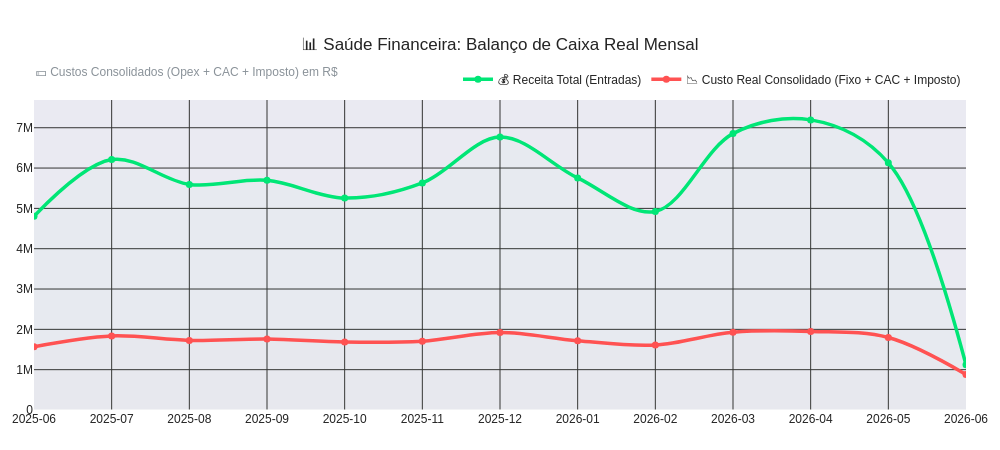

Notebook source saved alongside this figure:
### Code cell
# 1. ENGENHARIA DE DADOS — PROCESSANDO A RECEITA E OS CUSTOS DINÂMICOS (Vendas)
df_v = df_analise.copy()
df_v['data_venda'] = pd.to_datetime(df_v['data_venda'])
df_v['Mes'] = df_v['data_venda'].dt.strftime('%Y-%m')

# Agrupamos por mês somando o faturamento, o CAC real gasto e o imposto pago
df_vendas_mes = df_v.groupby('Mes').agg({
    'valor_pago': 'sum',
    'custo_cac': 'sum',        # 🔥 Marketing dinâmico puxado da tabela de vendas
    'imposto_venda': 'sum'     # 🔥 Impostos dinâmicos puxados da tabela de vendas
}).reset_index()

df_vendas_mes.rename(columns={'valor_pago': 'Receita'}, inplace=True)

# 2. ENGENHARIA DE DADOS — PROCESSANDO O OPEX E CUSTOS ESTRUTURAIS FIXOS
df_c = df_bruto_custos.copy()
df_c['Mes'] = df_c['mes_referencia'].str.replace('/', '-') 
df_custos_fixos_mes = df_c.groupby('Mes')['valor_custo'].sum().reset_index(name='Custo_Opex_Fixo')

# 3. UNIÃO DE ENGENHARIA: Unificando o Fixo Corporativo com as Flutuações de Vendas
df_financeiro = pd.merge(df_vendas_mes, df_custos_fixos_mes, on='Mes', how='inner')

# ✨ FÓRMULA CORPORATIVA REAL: Custo Total = Base Fixa + Verba de Marketing (CAC) + Impostos das Notas
df_financeiro['Custos_Totais'] = (
    df_financeiro['Custo_Opex_Fixo'] + 
    df_financeiro['custo_cac'] + 
    df_financeiro['imposto_venda']
)

# Ordenação cronológica de segurança
df_financeiro = df_financeiro.sort_values('Mes')

# =========================================================================
# 4. CONSTRUÇÃO DO GRÁFICO DE LINHAS MÚLTIPLAS (PLOTLY)
# =========================================================================
fig_comparativo = go.Figure()

# Linha de Receita (Verde Neon)
fig_comparativo.add_trace(go.Scatter(
    x=df_financeiro['Mes'], y=df_financeiro['Receita'],
    name='💰 Receita Total (Entradas)', mode='lines+markers',
    line=dict(color='#00E676', width=3.5, shape='spline'),
    marker=dict(size=7, color='#00E676'),
    fill='tozeroy', fillcolor='rgba(0, 230, 118, 0.01)'
))

# Linha de Custos Reais (Vermelho Neon — Agora oscilando perfeitamente!)
fig_comparativo.add_trace(go.Scatter(
    x=df_financeiro['Mes'], y=df_financeiro['Custos_Totais'],
    name='📉 Custo Real Consolidado (Fixo + CAC + Imposto)', mode='lines+markers',
    line=dict(color='#FF5252', width=3.5, shape='spline'),
    marker=dict(size=7, color='#FF5252'),
    fill='tozeroy', fillcolor='rgba(255, 82, 82, 0.01)'
))

# =========================================================================
# 5. DESIGN DO LAYOUT DARK PREMIUM
# =========================================================================
fig_comparativo.update_layout(
    title=dict(text='📊 Saúde Financeira: Balanço de Caixa Real Mensal', pad=dict(b=20)),
    template='seaborn',
    width=1000,                  
    height=450,                  
    hovermode='x unified',       
    font=dict(family='sans-serif', size=12),
    legend=dict(orientation="h", yanchor="bottom", y=1.02, xanchor="right", x=1),
    margin=dict(l=15, r=15, t=100, b=40), 
    xaxis=dict(type='category', title=None),
    yaxis=dict(title=None),      
    annotations=[
        dict(
            text="💵 Custos Consolidados (Opex + CAC + Imposto) em R$",
            xref="paper", yref="paper",
            x=0.0, y=1.12,
            showarrow=False,
            font=dict(family="sans-serif", size=12, color="#8A9299"),
            align="left"
        )
    ]
)

fig_comparativo.update_xaxes(showgrid=True, gridwidth=1, gridcolor='#333')
fig_comparativo.update_yaxes(showgrid=True, gridwidth=1, gridcolor='#333')

fig_comparativo.show()

### Figure 1 — Plotly figure (JSON) as saved in the notebook; plotly's stock layout.template omitted (floating-point values rounded to 4 significant figures)
{"data": [{"fill": "tozeroy", "fillcolor": "rgba(0, 230, 118, 0.01)", "line": {"color": "#00E676", "shape": "spline", "width": 3.5}, "marker": {"color": "#00E676", "size": 7}, "mode": "lines+markers", "name": "💰 Receita Total (Entradas)", "type": "scatter", "x": ["2025-06", "2025-07", "2025-08", "2025-09", "2025-10", "2025-11", "2025-12", "2026-01", "2026-02", "2026-03", "2026-04", "2026-05", "2026-06"], "y": [4805000.0, 6210000.0, 5595000.0, 5695000.0, 5255000.0, 5630000.0, 6770000.0, 5755000.0, 4925000.0, 6855000.0, 7195000.0, 6130000.0, 1120000.0]}, {"fill": "tozeroy", "fillcolor": "rgba(255, 82, 82, 0.01)", "line": {"color": "#FF5252", "shape": "spline", "width": 3.5}, "marker": {"color": "#FF5252", "size": 7}, "mode": "lines+markers", "name": "📉 Custo Real Consolidado (Fixo + CAC + Imposto)", "type": "scatter", "x": ["2025-06", "2025-07", "2025-08", "2025-09", "2025-10", "2025-11", "2025-12", "2026-01", "2026-02", "2026-03", "2026-04", "2026-05", "2026-06"], "y": [1570000.0, 1837000.0, 1726000.0, 1760000.0, 1684000.0, 1706000.0, 1920000.0, 1718000.0, 1614000.0, 1928000.0, 1948000.0, 1797000.0, 880100.0]}], "layout": {"annotations": [{"align": "left", "font": {"color": "#8A9299", "family": "sans-serif", "size": 12}, "showarrow": false, "text": "💵 Custos Consolidados (Opex + CAC + Imposto) em R$", "x": 0, "xref": "paper", "y": 1.12, "yref": "paper"}], "font": {"family": "sans-serif", "size": 12}, "height": 450, "hovermode": "x unified", "legend": {"orientation": "h", "x": 1, "xanchor": "right", "y": 1.02, "yanchor": "bottom"}, "margin": {"b": 40, "l": 15, "r": 15, "t": 100}, "title": {"pad": {"b": 20}, "text": "📊 Saúde Financeira: Balanço de Caixa Real Mensal"}, "width": 1000, "xaxis": {"gridcolor": "#333", "gridwidth": 1, "showgrid": true, "title": {}, "type": "category"}, "yaxis": {"gridcolor": "#333", "gridwidth": 1, "showgrid": true, "title": {}}}}
